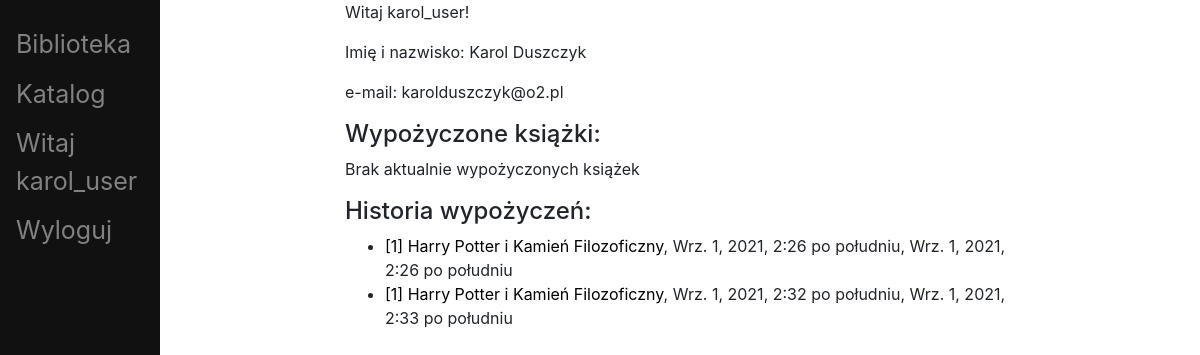
Screenshot of /myprofile/ (signed in) with the database file from the repository.
### library_app/models.py (models this page shows, shortened)
class Borrowing(models.Model):
    book = models.ForeignKey(Book, on_delete=models.CASCADE)
    borrower = models.ForeignKey(User, on_delete=models.CASCADE, null=True, blank=True)
    start_date = models.DateTimeField()
    end_date = models.DateTimeField(null=True, blank=True)

class Book(models.Model):
    type = models.ForeignKey(BookType, on_delete=models.CASCADE)
    production_year = models.IntegerField()
    borrower = models.ForeignKey(User, on_delete=models.CASCADE, null=True, blank=True)
    def get_absolute_url(self):
        return f"/books/{self.id}"

class BookType(models.Model):
    title = models.CharField(max_length=200)
    author = models.CharField(max_length=200)

### library_app/views.py (the view)
# urls.py: path('myprofile/', views.my_profile, name='myprofile'),
@login_required
def my_profile(request):
    return render(request, "library_app/my_profile.html", {})

### library_app/templates/library_app/my_profile.html (shortened to what this page needs)
{% extends "library_app/base.html" %}
{% block content %}
<p>Witaj {{user.username}}!</p>
<p>Imię i nazwisko: {{user.get_full_name}}</p>
<p>e-mail: {{user.email}}</p>
<h4>Wypożyczone książki:</h4>
{% if user.book_set.all.count > 0 %}
    <ul>
        {% for book in user.book_set.all%}
        <li class="book_on_list"><a href='{{book.get_absolute_url}}'>[{{book.id}}] {{book.type.title}} - od {{book.borrowing_set.last.start_date}}</a></li>
        {% endfor %}
    </ul>
{% else %}
    <p>Brak aktualnie wypożyczonych książek</p>
{% endif %}
<h4>Historia wypożyczeń:</h4>
{% if user.borrowing_set.all.count > 0 %}
    <ul>
        {% for bor in user.borrowing_set.all%}
            <li class="book_on_list"><a href='{{bor.book.get_absolute_url}}'>[{{bor.book.id}}] {{bor.book.type.title}}</a>, {{bor.start_date}}, {{bor.end_date}}</li>
        {% endfor %}
    </ul>
{% else %}
    <p>Jeszcze nic nie wypożyczyłeś/aś</p>
{% endif %}
{% endblock %}

### library_app/templates/library_app/base.html (shortened to what this page needs)
<!doctype html>
<html>
<head >
	{% load static %}
	<link rel="stylesheet" type="text/css" href="{% static 'library_app/style.css' %}">
	<link rel="stylesheet" href="https://stackpath.bootstrapcdn.com/bootstrap/4.3.1/css/bootstrap.min.css">
</head>
<body>
    <div class="sidenav">
        <a href="/">Biblioteka</a>
        <a href="/books">Katalog</a>
		{% if user.is_authenticated %}
			<a href="/myprofile">Witaj {{user.username}}</a>
			<a href="/accounts/logout">Wyloguj</a>
		{% else %}
			<a href="/accounts/login">Zaloguj</a>
			<a href="/accounts/register">Załóż konto</a>
		{% endif %}
    </div>
    <div id="content", name="content", class="main">
		<div class="row justify-content-center">
			<div class="col-8">
					{% block content %}
					{% endblock %}
			</div>
		</div>
    </div>
</body>
</html>

### library_app/static/library_app/style.css (style rules this page uses)
.sidenav { height:100%; width:160px; position: fixed; z-index:1; top:0; left:0; background-color:#111; overflow-x: hidden; padding-top:20px; }
.sidenav a { padding:6px 8px 6px 16px; text-decoration: none; font-size:25px; color: #818181; display:block; }
.main { margin-left:160px; padding: 0px 10px; }
.book_on_list a { text-decoration: none; color: black; }

### rows the page displays
Borrowing: book.id "1", book.type "Harry Potter i Kamień Filozoficzny", start_date "Wrz. 1, 2021, 2:26 po południu", end_date "Wrz. 1, 2021, 2:26 po południu"
Borrowing: book.id "1", book.type "Harry Potter i Kamień Filozoficzny", start_date "Wrz. 1, 2021, 2:32 po południu", end_date "Wrz. 1, 2021, 2:33 po południu"

### other values shown
{{ user.username }} "karol_user"
{{ user.get_full_name }} "Karol Duszczyk"
{{ user.email }} "karolduszczyk@o2.pl"
